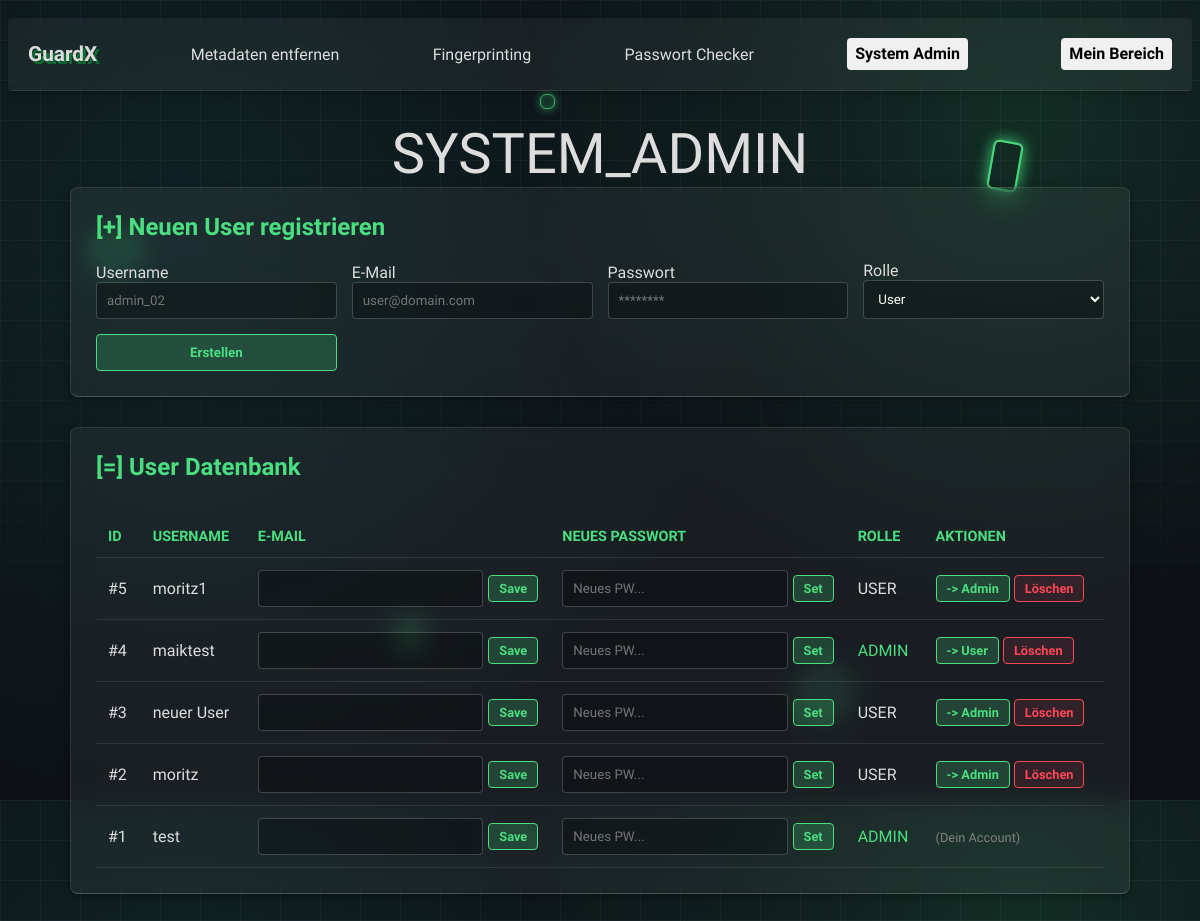
/admin.php (signed in), run on an earlier commit of the app's database.
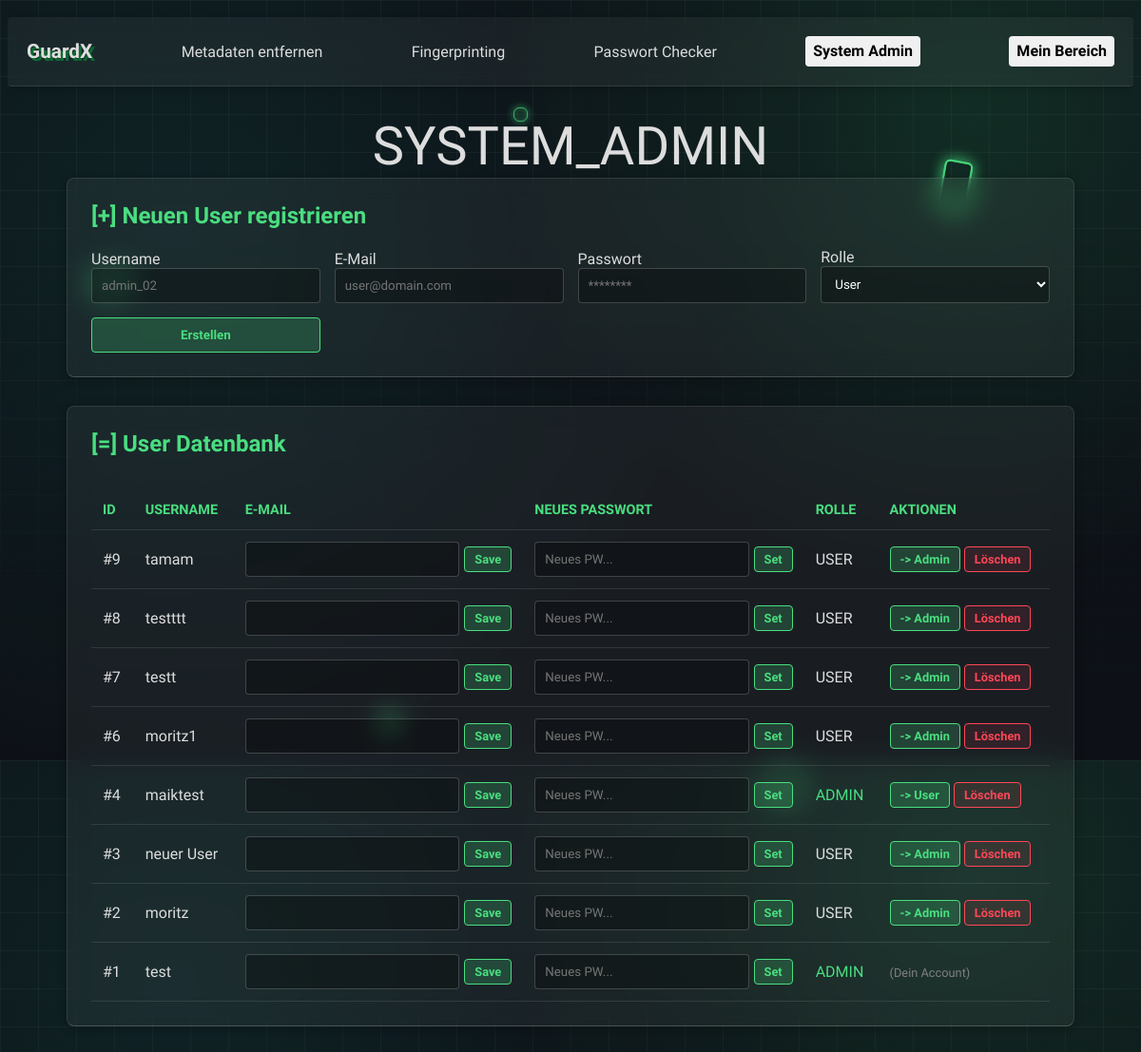
And on a later commit of the database.
### tables this page shows
CREATE TABLE `user` (
  `id` int(11) NOT NULL,
  `username` text NOT NULL,
  `email` varchar(100) DEFAULT NULL,
  `password` varchar(255) NOT NULL,
  `is_admin` tinyint(1) NOT NULL DEFAULT 0,
  `zeit` date NOT NULL DEFAULT current_timestamp()
);

### functions.php (called while the page is built, shortened)
<?php
function get_url($target_url) {
    $clean_target = ltrim($target_url, '/');
    if (strpos($_SERVER['REQUEST_URI'], '/webapp/') !== false) {
        return "/webapp/" . $clean_target;
    } else {
        return "/" . $clean_target;
    }
}
function is_mobile() {
    $user_agent = $_SERVER['HTTP_USER_AGENT'] ?? '';
    return preg_match("/(android|avantgo|blackberry|bolt|cricket|docomo|fone|hiptop|iemobile|ip(hone|od)|opera mini|palm|phone|pie|tablet|up\.browser|up\.link|webos|wos)/i", $user_agent);
}
?>

### admin.php (the view, shortened to what this page needs)
<?php
require_once("functions.php");
$servername = "localhost";
$username_db   = "root";
$password_db   = "";
$dbname     = "users";
$conn = new mysqli($servername, $username_db, $password_db, $dbname);
$result = $conn->query("SELECT id, username, email, is_admin FROM user ORDER BY id DESC");
$users = $result->fetch_all(MYSQLI_ASSOC);
?>
<!DOCTYPE html>
<html lang="de">
<head>
    <link rel="stylesheet" href="./style/main.css">
</head>
<body>
<?php
if (is_mobile()) {
    include './template/navbar_mobile.php';
} else {
    include './template/navbar.php';
}
?>
<div class="glow-box box-1"></div>
<div class="glow-box box-2"></div>
<div class="glow-box box-3"></div>
<div class="glow-box box-4"></div>
<div class="glow-box box-5"></div>
<div class="admin-wrapper content">
    <h1>SYSTEM_ADMIN</h1>
    <div class="glass-panel">
        <h2>[+] Neuen User registrieren</h2>
        <form method="POST" class="form-grid">
            <div>
                <label>Username</label>
                <input type="text" name="new_username" required placeholder="admin_02">
            </div>
            <div>
                <label>E-Mail</label>
                <input type="email" name="new_email" placeholder="user@domain.com">
            </div>
            <div>
                <label>Passwort</label>
                <input type="password" name="new_password" required placeholder="********">
            </div>
            <div>
                <label>Rolle</label>
                <select name="new_role">
                    <option value="0">User</option>
                </select>
            </div>
            <div>
                <button type="submit" class="btn" style="width: 100%;">Erstellen</button>
            </div>
        </form>
    </div>
    <div class="glass-panel">
        <h2>[=] User Datenbank</h2>
        <div style="overflow-x: auto;">
            <table>
                <tr>
                    <th>ID</th>
                    <th>Username</th>
                    <th>E-Mail</th>
                    <th>Neues Passwort</th>
                    <th>Rolle</th>
                    <th>Aktionen</th>
                </tr>
                <?php foreach ($users as $u): ?>
                <tr>
                    <td>#<?= htmlspecialchars($u['id']) ?></td>
                    <td><?= htmlspecialchars($u['username']) ?></td>
                    <td>
                        <form method="POST" style="display:flex; align-items:center;">
                            <input type="email" name="updated_email" value="<?= htmlspecialchars($u['email'] ?? '') ?>" class="inline-input">
                            <button type="submit" class="btn" style="padding: 5px 10px; font-size: 0.8em;">Save</button>
                        </form>
                    </td>
                    <td>
                        <form method="POST" style="display:flex; align-items:center;">
                            <input type="password" name="new_password" placeholder="Neues PW..." class="inline-input" required minlength="4">
                            <button type="submit" class="btn" style="padding: 5px 10px; font-size: 0.8em;">Set</button>
                        </form>
                    </td>
                    <td style="color: <?= $u['is_admin'] == 1 ? '#4ade80' : '#ddd' ?>;">
                        <?= htmlspecialchars($u['is_admin'] == 1 ? 'ADMIN' : 'USER') ?>
                    </td>
                    <td>
                        <?php if ($u['id'] != $_SESSION['user_id']): ?>
                            <form method="POST" style="display:inline;">
                                <button type="submit" class="btn" style="padding: 5px 10px; font-size: 0.8em;">
                                    <?= $u['is_admin'] == 1 ? '-> User' : '-> Admin' ?>
                                </button>
                            </form>
                            <form method="POST" style="display:inline;" onsubmit="return confirm('User wirklich löschen?');">
                                <button type="submit" class="btn btn-danger" style="padding: 5px 10px; font-size: 0.8em;">Löschen</button>
                            </form>
                        <?php else: ?>
                            <span style="color: gray; font-size: 0.8em;">(Dein Account)</span>
                        <?php endif; ?>
                    </td>
                </tr>
                <?php endforeach; ?>
            </table>
        </div>
    </div>
</div>
</body>
</html>

### template/navbar.php (shortened to what this page needs)
<link rel="stylesheet" href="./style/navbar.css">
<nav class="navbar">
    <div class="nav-subsite" id="GuardX">
        <a href="<?= get_url('index.php') ?>">GuardX</a>
    </div>
    <div class="nav-subsite">
        <a href="<?= get_url('include/metadata_stripping/metadata_stripping.php') ?>">Metadaten entfernen</a>
    </div>
    <div class="nav-subsite">
        <a href="<?= get_url('include/fingerprinting/info.php') ?>">Fingerprinting</a>
    </div>
    <div class="nav-subsite">
        <a href="<?= get_url('include/api-calls/skript.php') ?>">Passwort Checker</a>
    </div>
    <?php if (isset($_SESSION['loggedin']) && $_SESSION['loggedin'] === true): ?>
        <?php if (isset($_SESSION['is_admin']) && $_SESSION['is_admin'] == 1): ?>
            <a href="<?= get_url('admin.php') ?>" class="nav-button">System Admin</a>
            <a href="<?= get_url('user.php') ?>" class="nav-button">Mein Bereich</a>
        <?php else: ?>
            <a href="<?= get_url('user.php') ?>" class="nav-button">Mein Bereich</a>
        <?php endif; ?>
    <?php else: ?>
        <a href="<?= get_url('auth.php') ?>" class="nav-button">Login</a>
    <?php endif; ?>
</nav>
<div class="cyber-background">
    <div class="glow-box box-1"></div>
    <div class="glow-box box-2"></div>
    <div class="glow-box box-3"></div>
    <div class="glow-box box-4"></div>
    <div class="glow-box box-5"></div>
</div>

### style/main.css (style rules this page uses)
*, *::before, *::after { box-sizing: border-box; }
body { background-color: #0d1117; color: #ddd; overflow-x: hidden; max-width: 100vw; background-image: radial-gradient(circle at 85% 15%, rgba(46, 204, 113, 0.15) 0%, transparent 40%), radial-gradient(circle at 15% 30%, rgba(26, 188, 156, 0.1) 0%, transparent 50%), linear-gradient(to bottom, transparent 30%, #0d1117 90%), linear-gradient(to right, rgba(255, 255, 255, 0.04) 1px, transparent 1px), linear-gradient(to bottom, rgba(255, 255, 255, 0.04) 1px, transparent 1px); background-size: 100vw 100vh, 100vw 100vh, 100vw 100vh, 40px 40px, 40px 40px; background-attachment: fixed; font-family: "Quantico", sans-serif; scrollbar-width: none; -ms-overflow-style: none; }
html, body { scrollbar-width: none; -ms-overflow-style: none; overflow-x: hidden; max-width: 100%; }
.glow-box { position: absolute; border: 2px solid #4ade8080; border-radius: 6px; box-shadow: 0 0 10px #4ade804d, inset 0 0 10px rgba(74, 222, 128, 0.2); z-index: -1; pointer-events: none !important; }
.box-1 { width: 40px; height: 30px; top: 25%; left: 8%; transform: rotate(-5deg); position: fixed; z-index: -1; }
.box-2 { width: 15px; height: 15px; top: 10%; left: 45%; border-width: 1px; position: fixed; z-index: -1; }
.box-3 { width: 30px; height: 30px; top: 72%; right: 30%; transform: rotate(300deg); border-color: rgba(74, 222, 128, 0.8); box-shadow: 0 0 30px rgba(74, 222, 128, 0.5); opacity: 50%; position: fixed; z-index: -1; }
.box-4 { width: 30px; height: 50px; top: 15%; right: 15%; transform: rotate(10deg); border-color: rgba(74, 222, 128, 0.8); box-shadow: 0 0 15px rgba(74, 222, 128, 0.5); position: fixed; z-index: -1; }
.box-5 { width: 20px; height: 20px; top: 66.5%; right: 65%; position: fixed; z-index: -1; }
.content { position: relative; z-index: 1; }
h1 { font-size: 350%; text-align: center; font-family: "Audiowide", sans-serif; font-weight: 450; font-style: normal; margin-bottom: 0%; }
h2 { text-align: center; font-family: "Quantico", sans-serif; font-style: normal; padding: 2%; }

### style/navbar.css (style rules this page uses)
.navbar { position: sticky; top: 10px; z-index: 1000; display: flex; justify-content: space-between; align-items: center; color: rgb(255, 255, 255); box-shadow: 0 0.125em 0.625em rgba(0,0,0,0.2); background-color: rgba(255, 255, 255, 0.05); backdrop-filter: blur(12px); border-radius: 0.25em; border-bottom: 1px solid rgba(255, 255, 255, 0.1); padding: 1.25em; }
.nav-subsite a { color: #ddd; text-decoration: none; font-size: 1em; }
.nav-button { display: inline-block; padding: 0.5em 0.5em; background-color: #f0f0f0; border: none; border-radius: 0.25em; cursor: pointer; font-weight: bold; line-height: 1; transition: background 0.3s; text-decoration: none; color: #000000; }
#GuardX { font-size: 1.3em; font-weight: 900; color: #ffffff; text-shadow: 3px 3px 0px #0a6b31; }

### admin.php (style rules this page uses)
.admin-wrapper { max-width: 1100px; margin: 40px auto; padding: 0 20px; position: relative; z-index: 1; }
.glass-panel { background-color: rgba(255, 255, 255, 0.05); backdrop-filter: blur(12px); border: 1px solid rgba(255, 255, 255, 0.1); border-bottom: 1px solid rgba(255, 255, 255, 0.2); border-radius: 8px; padding: 25px; margin-bottom: 30px; box-shadow: 0 0.125em 0.625em rgba(0,0,0,0.3); }
.glass-panel h2 { margin-top: 0; font-family: "Audiowide", sans-serif; color: #4ade80; text-align: left; padding: 0; }
.form-grid { display: grid; grid-template-columns: repeat(auto-fit, minmax(200px, 1fr)); gap: 15px; align-items: end; }
input[type="text"], input[type="email"], input[type="password"], select { width: 100%; padding: 10px; background: rgba(0, 0, 0, 0.3); border: 1px solid rgba(255, 255, 255, 0.2); color: white; border-radius: 4px; font-family: "Quantico", sans-serif; }
.btn { background: rgba(74, 222, 128, 0.2); border: 1px solid #4ade80; color: #4ade80; padding: 10px 15px; cursor: pointer; border-radius: 4px; font-family: "Quantico", sans-serif; font-weight: bold; transition: all 0.3s ease; }
.btn-danger { border-color: #ff4757; color: #ff4757; background: rgba(255, 71, 87, 0.1); }
table { width: 100%; border-collapse: collapse; margin-top: 15px; }
th, td { padding: 12px; text-align: left; border-bottom: 1px solid rgba(255, 255, 255, 0.1); }
th { color: #4ade80; font-weight: bold; text-transform: uppercase; font-size: 0.9em; }
.inline-input { width: 70%; padding: 5px; margin-right: 5px; }

What changed in the data, as far as the page shows it:
removed user: id "5", username "moritz1", is_admin "USER", shows "-> Admin"
added user: id "9", username "tamam", is_admin "USER", shows "-> Admin"
added user: id "8", username "testttt", is_admin "USER", shows "-> Admin"
added user: id "7", username "testt", is_admin "USER", shows "-> Admin"
added user: id "6", username "moritz1", is_admin "USER", shows "-> Admin"
